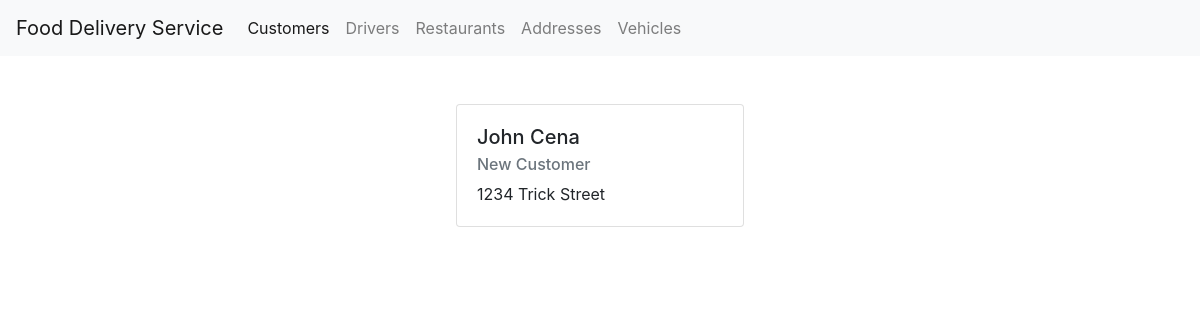
Page /11 on the committed database.
### tables this page shows
CREATE TABLE Customer (
	customer_id integer,
	customer_address char(200),
	first_name char(50),
    last_name char(50),
	PRIMARY KEY (customer_id)
);

### app.py (the view)
@app.route('/<int:customer_id>')
def customer_helper(customer_id):
    customer = get_customer(customer_id)
    return render_template('customerProfile.html', customer=customer)

### app.py (called while the page is built)
def get_customer(customer_id):
    conn = sqlite3.connect('food_delivery.db')
    cust = conn.execute('SELECT * FROM customer WHERE customer_id = ?',
                        (customer_id,)).fetchone()
    print(cust)
    conn.close()
    if cust is None:
        abort(404)
    return cust

### templates/customerProfile.html
{% extends 'base.html' %}
{% block content %}
<div class="p-5 d-flex justify-content-center">
  <div class="card" style="width: 18rem;">
    <div class="card-body">
      <h5 class="card-title">{{ customer[2] }} {{ customer[3] }}</h5>
      <h6 class="card-subtitle mb-2 text-muted">New Customer</h6>
      <p class="card-text"> {{ customer[1] }} </p>
    </div>
  </div>
</div>
    {% endblock %}

### rows in the picture
Customer: first_name "John", last_name "Cena", customer_address "1234 Trick Street"
